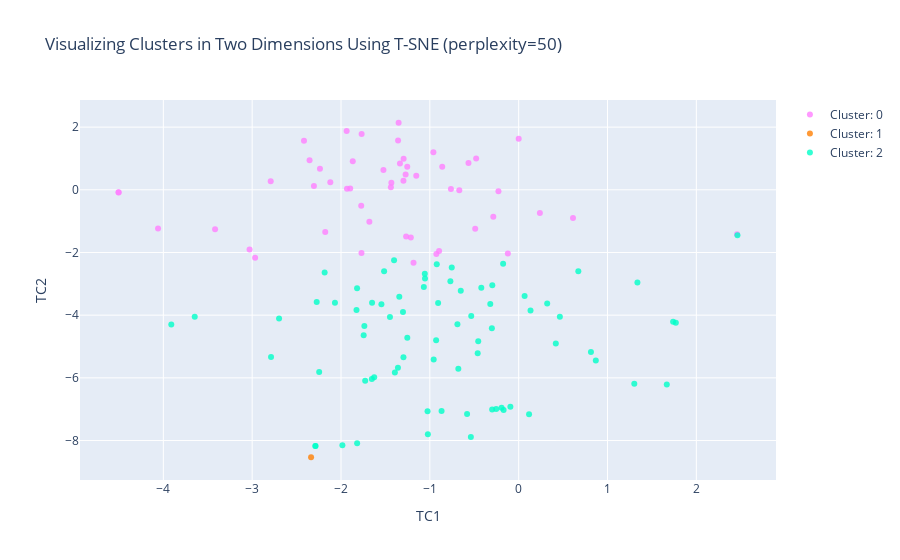

The code cell stored with this chart in its notebook:
### Code cell
def make_scat(cid, rgb_color, cluster):
    return go.Scatter(
                x = cluster["TC1_2d"],
                y = cluster["TC2_2d"],
                mode = "markers",
                name = "Cluster: "+str(cid),
                marker =rgb_color,
                text = cluster.index)
    

data = [
    make_scat(0, dict(color = 'rgba(255, 128, 255, 0.8)'), cluster0),
    make_scat(1, dict(color ='rgba(255, 128, 2, 0.8)'), cluster1),
    make_scat(2, dict(color ='rgba(0, 255, 200, 0.8)'), cluster2),
]

#data = [trace1, trace2, trace3]

title = "Visualizing Clusters in Two Dimensions Using T-SNE (perplexity=" + str(perplexity) + ")"

layout = dict(title = title,
              xaxis= dict(title= 'TC1',ticklen= 5,zeroline= False),
              yaxis= dict(title= 'TC2',ticklen= 5,zeroline= False)
             )

fig = dict(data = data, layout = layout)

iplot(fig)

### Figure 1 — Plotly figure (JSON) as saved in the notebook; plotly's stock layout.template omitted (floating-point values rounded to 4 significant figures)
{"data": [{"marker": {"color": "rgba(255, 128, 255, 0.8)"}, "mode": "markers", "name": "Cluster: 0", "text": ["Sierra Leone", "Kenya", "Liechtenstein", "Ethiopia", "Sudan", "Benin", "West Bank and Gaza", "India", "Somalia", "Honduras", "Equatorial Guinea", "Bolivia", "Guinea-Bissau", "Zambia", "Bangladesh", "Indonesia", "Jamaica", "South Africa", "Angola", "Cote d'Ivoire", "Timor-Leste", "Kosovo", "Mali", "Gabon", "Malawi", "Mauritania", "Mozambique", "Haiti", "Guyana", "Philippines", "Ghana", "Madagascar", "Central African Republic", "Namibia", "Guatemala", "Cambodia", "Burundi", "Tanzania", "Zimbabwe", "Sao Tome and Principe", "Burkina Faso", "Senegal", "Papua New Guinea", "Guinea", "Rwanda", "Chad", "Niger", "Bhutan", "Cabo Verde", "Cameroon", "Pakistan"], "type": "scatter", "x": [-1.273, -1.433, -4.503, -1.868, -2.791, -1.336, -4.06, 2.458, 0.000351, -1.184, -1.352, -0.9267, -1.254, -0.6684, -2.305, -0.1217, -0.8959, -3.417, -0.96, -1.153, -2.967, -4.504, -1.295, 0.6114, -1.896, -0.8604, -0.4786, -0.2275, -1.77, -1.267, -0.7625, -0.5651, -1.768, 0.2389, -1.214, -2.177, -2.12, -1.439, -1.772, -0.2857, -1.522, -1.297, -3.029, -1.357, -1.933, -1.937, -2.417, -1.681, -0.4892, -2.354, -2.237], "y": [0.4923, 0.2266, -0.08242, 0.9134, 0.2736, 0.8401, -1.232, -1.419, 1.629, -2.324, 2.14, -2.048, 0.7333, -0.015, 0.1177, -2.03, -1.954, -1.257, 1.198, 0.4519, -2.172, -0.07558, 0.9913, -0.9018, 0.04404, 0.7357, 1.002, -0.0455, -2.016, -1.489, 0.02291, 0.8543, 1.783, -0.736, -1.524, -1.345, 0.2422, 0.08224, -0.5082, -0.8563, 0.6305, 0.2874, -1.905, 1.576, 0.03458, 1.873, 1.566, -1.019, -1.243, 0.9467, 0.6748]}, {"marker": {"color": "rgba(255, 128, 2, 0.8)"}, "mode": "markers", "name": "Cluster: 1", "text": ["United States"], "type": "scatter", "x": [-2.337], "y": [-8.534]}, {"marker": {"color": "rgba(0, 255, 200, 0.8)"}, "mode": "markers", "name": "Cluster: 2", "text": ["Slovenia", "Fiji", "Malta", "Paraguay", "Croatia", "Mongolia", "Denmark", "Ukraine", "Germany", "Algeria", "Azerbaijan", "Cyprus", "Bahrain", "Belgium", "Singapore", "Japan", "Andorra", "Morocco", "Spain", "Chile", "Brazil", "Kazakhstan", "Monaco", "Dominican Republic", "Mexico", "Mauritius", "Nicaragua", "Tunisia", "Uzbekistan", "Lebanon", "Finland", "Georgia", "Saudi Arabia", "Italy", "United Kingdom", "United Arab Emirates", "Albania", "Peru", "Suriname", "Moldova", "Lithuania", "Israel", "Netherlands", "Maldives", "Greece", "Serbia", "Turkey", "Antigua and Barbuda", "Estonia", "Cuba", "Ecuador", "Belarus", "Latvia", "Austria", "France", "Grenada", "Portugal", "Luxembourg", "Sweden", "Iceland", "San Marino", "El Salvador", "Belize", "Panama", "Costa Rica", "Dominica", "Hungary", "Qatar", "Oman", "Trinidad and Tobago", "Armenia", "China", "Uruguay", "Thailand", "Norway"], "type": "scatter", "x": [-1.653, -1.344, -0.6792, -1.054, -1.297, -2.697, -0.1923, -2.788, -1.022, -0.2967, -1.302, -0.9291, 0.8135, -1.026, 1.302, -0.5383, 1.769, -0.7688, -2.288, -0.5339, 0.6716, -1.745, 1.667, -0.4207, -0.6518, -1.449, -1.403, 0.06702, -1.65, -0.1752, -0.2985, 0.1334, -3.647, -2.288, -1.818, 0.8682, -0.6894, -0.7532, -0.9066, -1.737, -1.626, -0.4553, -0.8679, -1.825, -0.4613, 0.4636, 1.337, -2.273, -1.394, -1.254, -0.922, -2.246, -1.359, -0.5806, -1.984, -2.068, -0.9567, 0.117, -0.2528, -0.09332, 0.4181, -1.057, -1.515, -1.068, -0.3196, 1.738, -1.728, -3.91, -2.184, -1.545, 0.3211, 2.463, -0.3017, -1.819, -0.1696], "y": [-6.038, -3.41, -5.713, -2.828, -5.347, -4.104, -6.954, -5.331, -7.797, -3.046, -3.897, -4.797, -5.175, -7.068, -6.189, -7.885, -4.246, -2.915, -8.176, -4.03, -2.6, -4.641, -6.209, -3.129, -3.217, -4.055, -2.245, -3.388, -3.606, -2.363, -7.008, -3.855, -4.049, -8.175, -8.085, -5.446, -4.289, -2.483, -3.615, -4.344, -5.978, -4.83, -7.061, -3.833, -5.212, -4.048, -2.957, -3.583, -5.831, -4.718, -2.373, -5.816, -5.681, -7.152, -8.153, -3.605, -5.413, -7.163, -6.997, -6.92, -4.906, -2.68, -2.598, -3.104, -3.64, -4.212, -6.093, -4.299, -2.638, -3.652, -3.626, -1.447, -4.419, -3.143, -7.023]}], "layout": {"title": {"text": "Visualizing Clusters in Two Dimensions Using T-SNE (perplexity=50)"}, "xaxis": {"ticklen": 5, "title": {"text": "TC1"}, "zeroline": false}, "yaxis": {"ticklen": 5, "title": {"text": "TC2"}, "zeroline": false}}}
